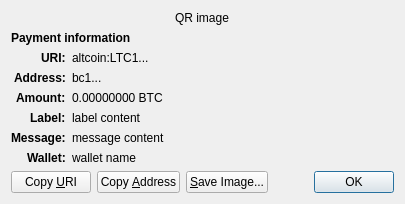
<?xml version="1.0" encoding="UTF-8"?>
<ui version="4.0">
 <class>ReceiveRequestDialog</class>
 <widget class="QDialog" name="ReceiveRequestDialog">
  <property name="geometry">
   <rect>
    <x>0</x>
    <y>0</y>
    <width>413</width>
    <height>229</height>
   </rect>
  </property>
  <property name="windowTitle">
   <string>Request payment to ...</string>
  </property>
  <layout class="QGridLayout" name="gridLayout" columnstretch="0,1">
   <property name="sizeConstraint">
    <enum>QLayout::SetFixedSize</enum>
   </property>
   <item row="0" column="0" colspan="2" alignment="Qt::AlignHCenter">
    <widget class="QRImageWidget" name="qr_code">
     <property name="text">
      <string notr="true">QR image</string>
     </property>
     <property name="textInteractionFlags">
      <set>Qt::NoTextInteraction</set>
     </property>
    </widget>
   </item>
   <item row="1" column="0" colspan="2">
    <widget class="QLabel" name="payment_header">
     <property name="font">
      <font>
       <weight>75</weight>
       <bold>true</bold>
      </font>
     </property>
     <property name="text">
      <string>Payment information</string>
     </property>
     <property name="textInteractionFlags">
      <set>Qt::NoTextInteraction</set>
     </property>
    </widget>
   </item>
   <item row="2" column="0" alignment="Qt::AlignRight|Qt::AlignTop">
    <widget class="QLabel" name="uri_tag">
     <property name="font">
      <font>
       <weight>75</weight>
       <bold>true</bold>
      </font>
     </property>
     <property name="text">
      <string notr="true">URI:</string>
     </property>
     <property name="textFormat">
      <enum>Qt::PlainText</enum>
     </property>
     <property name="textInteractionFlags">
      <set>Qt::NoTextInteraction</set>
     </property>
    </widget>
   </item>
   <item row="2" column="1" alignment="Qt::AlignTop">
    <widget class="QLabel" name="uri_content">
     <property name="text">
      <string notr="true">altcoin:LTC1...</string>
     </property>
     <property name="textFormat">
      <enum>Qt::RichText</enum>
     </property>
     <property name="wordWrap">
      <bool>true</bool>
     </property>
     <property name="textInteractionFlags">
      <set>Qt::TextSelectableByMouse</set>
     </property>
    </widget>
   </item>
   <item row="3" column="0" alignment="Qt::AlignRight|Qt::AlignTop">
    <widget class="QLabel" name="address_tag">
     <property name="font">
      <font>
       <weight>75</weight>
       <bold>true</bold>
      </font>
     </property>
     <property name="text">
      <string>Address:</string>
     </property>
     <property name="textInteractionFlags">
      <set>Qt::NoTextInteraction</set>
     </property>
    </widget>
   </item>
   <item row="3" column="1" alignment="Qt::AlignTop">
    <widget class="QLabel" name="address_content">
     <property name="text">
      <string notr="true">bc1...</string>
     </property>
     <property name="textFormat">
      <enum>Qt::PlainText</enum>
     </property>
     <property name="textInteractionFlags">
      <set>Qt::TextSelectableByMouse</set>
     </property>
    </widget>
   </item>
   <item row="4" column="0" alignment="Qt::AlignRight|Qt::AlignTop">
    <widget class="QLabel" name="amount_tag">
     <property name="font">
      <font>
       <weight>75</weight>
       <bold>true</bold>
      </font>
     </property>
     <property name="text">
      <string>Amount:</string>
     </property>
     <property name="textInteractionFlags">
      <set>Qt::NoTextInteraction</set>
     </property>
    </widget>
   </item>
   <item row="4" column="1" alignment="Qt::AlignTop">
    <widget class="QLabel" name="amount_content">
     <property name="text">
      <string notr="true">0.00000000 BTC</string>
     </property>
     <property name="textFormat">
      <enum>Qt::PlainText</enum>
     </property>
     <property name="textInteractionFlags">
      <set>Qt::TextSelectableByMouse</set>
     </property>
    </widget>
   </item>
   <item row="5" column="0" alignment="Qt::AlignRight|Qt::AlignTop">
    <widget class="QLabel" name="label_tag">
     <property name="font">
      <font>
       <weight>75</weight>
       <bold>true</bold>
      </font>
     </property>
     <property name="text">
      <string>Label:</string>
     </property>
     <property name="textInteractionFlags">
      <set>Qt::NoTextInteraction</set>
     </property>
    </widget>
   </item>
   <item row="5" column="1" alignment="Qt::AlignTop">
    <widget class="QLabel" name="label_content">
     <property name="text">
      <string notr="true">label content</string>
     </property>
     <property name="textFormat">
      <enum>Qt::PlainText</enum>
     </property>
     <property name="wordWrap">
      <bool>true</bool>
     </property>
     <property name="textInteractionFlags">
      <set>Qt::TextSelectableByMouse</set>
     </property>
    </widget>
   </item>
   <item row="6" column="0" alignment="Qt::AlignRight|Qt::AlignTop">
    <widget class="QLabel" name="message_tag">
     <property name="font">
      <font>
       <weight>75</weight>
       <bold>true</bold>
      </font>
     </property>
     <property name="text">
      <string>Message:</string>
     </property>
     <property name="textInteractionFlags">
      <set>Qt::NoTextInteraction</set>
     </property>
    </widget>
   </item>
   <item row="6" column="1" alignment="Qt::AlignTop">
    <widget class="QLabel" name="message_content">
     <property name="text">
      <string notr="true">message content</string>
     </property>
     <property name="textFormat">
      <enum>Qt::PlainText</enum>
     </property>
     <property name="wordWrap">
      <bool>true</bool>
     </property>
     <property name="textInteractionFlags">
      <set>Qt::TextSelectableByMouse</set>
     </property>
    </widget>
   </item>
   <item row="7" column="0" alignment="Qt::AlignRight|Qt::AlignTop">
    <widget class="QLabel" name="wallet_tag">
     <property name="font">
      <font>
       <weight>75</weight>
       <bold>true</bold>
      </font>
     </property>
     <property name="text">
      <string>Wallet:</string>
     </property>
     <property name="textInteractionFlags">
      <set>Qt::NoTextInteraction</set>
     </property>
    </widget>
   </item>
   <item row="7" column="1" alignment="Qt::AlignTop">
    <widget class="QLabel" name="wallet_content">
     <property name="text">
      <string notr="true">wallet name</string>
     </property>
     <property name="textFormat">
      <enum>Qt::PlainText</enum>
     </property>
     <property name="wordWrap">
      <bool>true</bool>
     </property>
     <property name="textInteractionFlags">
      <set>Qt::TextSelectableByMouse</set>
     </property>
    </widget>
   </item>
   <item row="8" column="0" colspan="2">
    <layout class="QHBoxLayout" name="horizontalLayout">
     <item>
      <widget class="QPushButton" name="btnCopyURI">
       <property name="text">
        <string>Copy &amp;URI</string>
       </property>
       <property name="autoDefault">
        <bool>false</bool>
       </property>
      </widget>
     </item>
     <item>
      <widget class="QPushButton" name="btnCopyAddress">
       <property name="text">
        <string>Copy &amp;Address</string>
       </property>
       <property name="autoDefault">
        <bool>false</bool>
       </property>
      </widget>
     </item>
     <item>
      <widget class="QPushButton" name="btnSaveAs">
       <property name="text">
        <string>&amp;Save Image...</string>
       </property>
       <property name="autoDefault">
        <bool>false</bool>
       </property>
      </widget>
     </item>
     <item>
      <spacer name="horizontalSpacer_2">
       <property name="orientation">
        <enum>Qt::Horizontal</enum>
       </property>
       <property name="sizeHint" stdset="0">
        <size>
         <width>40</width>
         <height>20</height>
        </size>
       </property>
      </spacer>
     </item>
     <item>
      <widget class="QDialogButtonBox" name="buttonBox">
       <property name="focusPolicy">
        <enum>Qt::StrongFocus</enum>
       </property>
       <property name="standardButtons">
        <set>QDialogButtonBox::Ok</set>
       </property>
      </widget>
     </item>
    </layout>
   </item>
  </layout>
 </widget>
 <customwidgets>
  <customwidget>
   <class>QRImageWidget</class>
   <extends>QLabel</extends>
   <header>qt/qrimagewidget.h</header>
  </customwidget>
 </customwidgets>
 <tabstops>
  <tabstop>buttonBox</tabstop>
  <tabstop>btnCopyURI</tabstop>
  <tabstop>btnCopyAddress</tabstop>
  <tabstop>btnSaveAs</tabstop>
 </tabstops>
 <resources/>
 <connections>
  <connection>
   <sender>buttonBox</sender>
   <signal>accepted()</signal>
   <receiver>ReceiveRequestDialog</receiver>
   <slot>accept()</slot>
   <hints>
    <hint type="sourcelabel">
     <x>135</x>
     <y>230</y>
    </hint>
    <hint type="destinationlabel">
     <x>135</x>
     <y>126</y>
    </hint>
   </hints>
  </connection>
 </connections>
</ui>
